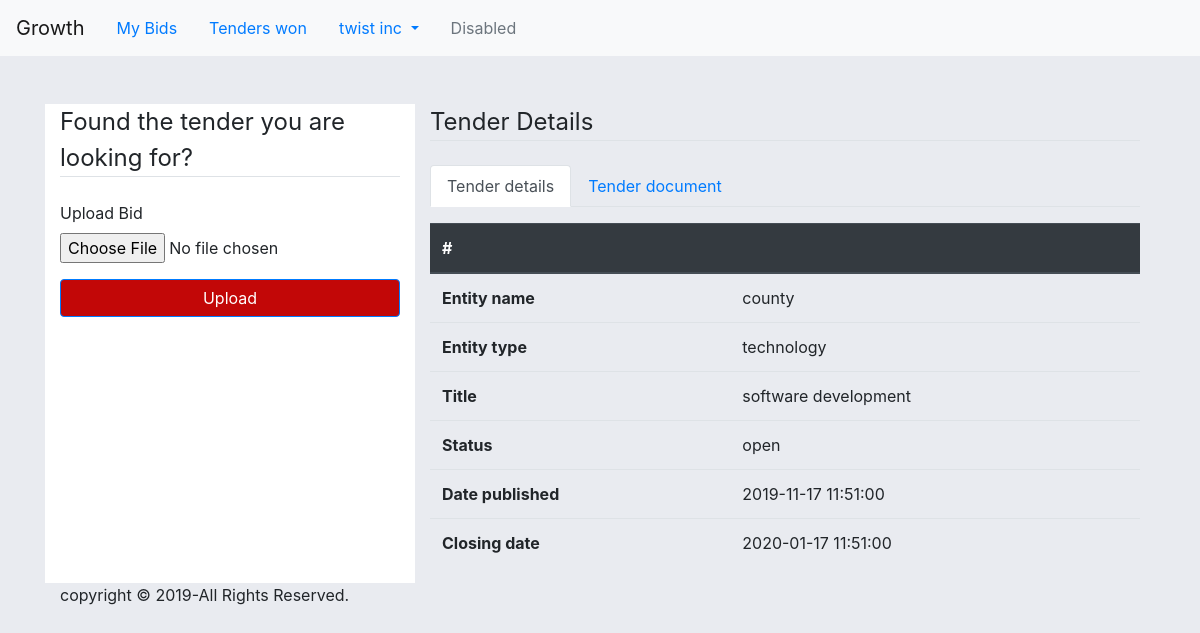
Page /tender/2 (signed in) on the committed database.
### tenderingSystem/model.py (models this page shows, shortened)
class Company(db.Model):
    id = db.Column(db.INTEGER, primary_key=True, autoincrement=True)
    company_name = db.Column(db.String(100), nullable=False, unique=True)
    phone_number = db.Column(db.String(15), nullable=False)
    address = db.Column(db.String(100), nullable=False)
    company_type = db.Column(db.String(50), nullable=True)
    user = db.Column(db.INTEGER, db.ForeignKey("users.id"), nullable=False, unique=True)
    tender_publisher = db.relationship("Tenders", backref="publisher", lazy=True)
    bid_publisher = db.relationship("Bid", backref="bid_publisher", lazy=True)

class Tenders(db.Model):
    id = db.Column(db.INTEGER, primary_key=True, autoincrement=True)
    entity_name = db.Column(db.String(50), nullable=False)
    entity_type = db.Column(db.String(30), nullable=False)
    title = db.Column(db.String(200), nullable=False, unique=True)
    status = db.Column(db.String(8), nullable=False)
    date_published = db.Column(db.DATETIME, default=datetime.utcnow(), nullable=False)
    date_closed = db.Column(db.DATETIME, nullable=False)
    tender_document = db.Column(db.String(100), nullable=False)
    company = db.Column(db.INTEGER, db.ForeignKey("company.id"))
    is_delete = db.Column(db.Boolean, default=False)
    bidTender = db.relationship('Bid', secondary=bidTender, lazy='dynamic',
                                backref=db.backref('tenders', lazy=True))

### tenderingSystem/supplierRoutes.py (the view, shortened to what this page needs)
@app.route('/tender/<int:tender_id>', methods=["GET", "POST"])
@login_required
def tender_document(tender_id):
    form = UploadBidForm()
    company = get_company_information()
    tender = Tenders.query.get(tender_id)
    closing_date = tender.date_closed
    today = datetime.today()
    if request.method == "GET":
        if company:
            return render_template('supplier/tender_document.html', form=form, tender=tender,
                                   company_name=company.company_name)
        else:
            render_template('supplier/tender_document.html', form=form, tender=tender)
    return render_template('supplier/tender_document.html', form=form, tender=tender)

### tenderingSystem/forms.py
class UploadBidForm(FlaskForm):
    bid_document = FileField("Upload Bid", validators=[FileRequired(), FileAllowed(['pdf'])])
    submit = SubmitField("Upload")

### tenderingSystem/helper_functions.py (called while the page is built)
def get_company_information():
    company = Company.query.filter_by(user=current_user.id).first()
    return company

### tenderingSystem/model.py (called while the page is built)
@login_manager.user_loader
def load_user(user_id):
    return Users.query.get(int(user_id))

### tenderingSystem/templates/supplier/tender_document.html (shortened to what this page needs)
{% extends('supplier/layout.html') %}
{% block head %}
    {{ super() }}
{% endblock %}
{% block content %}
    <div class="container-fluid mt-5">
        <div class="row">
            <div class="col-sm-4 ">
                <div class="sidebar">
                    <div class="widget">
                        <div class="background-white p20">
                            <form method="post" action="{{ url_for('tender_document', tender_id=tender.id) }}" enctype="multipart/form-data">
                                <legend class="border-bottom mb-4">Found the tender you are looking for?</legend>
                                <div class="form-group">
                                    {{ form.bid_document.label(class="form-control-label") }}
                                    {% if form.bid_document.errors %}
                                        {{ form.bid_document(class="form-control-file is_invalid") }}
                                        {% for error in form.bid_document.errors %}
                                            <div class="text-danger">
                                                <span>{{ error }}</span>
                                            </div>
                                        {% endfor %}
                                    {% else %}
                                        {{ form.bid_document(class="form-control-file") }}
                                    {% endif %}
                                </div>
                                <div class="form-group">
                                    {{ form.submit(class="btn btn-primary btn-m btn-block", style="background-color: #C20707")}}
                                </div>
                            </form>
                        </div>
                    </div>
                </div>
            </div>
            <div class="col-sm-8 col">
                <div class="sidebar">
                    <div class="widget">
                        <div class="background-white p20">
                            <legend class="border-bottom mb-4">Tender Details</legend>
                        <ul class="nav nav-tabs" id="myTab" role="tablist">
                            <li class="nav-item">
                                <a class="nav-link active" id="home-tab" data-toggle="tab" href="#home" role="tab" aria-controls="home" aria-selected="true">Tender details</a>
                            </li>
                            <li class="nav-item">
                                <a class="nav-link" id="profile-tab" data-toggle="tab" href="#profile" role="tab" aria-controls="profile" aria-selected="false">Tender document</a>
                            </li>
                        </ul>
                        <div class="tab-content" id="myTabContent">
                          <div class="tab-pane fade show active" id="home" role="tabpanel" aria-labelledby="home-tab">
                            <table class="table mt-3">
                              <thead class="thead-dark">
                                <tr>
                                  <th scope="col">#</th>
                                  <th scope="col"></th>
                                </tr>
                              </thead>
                              <tbody>
                                {% if  tender %}
                                    <tr>
                                        <th class="thead-dark" scope="col">Entity name</th>
                                        <td>{{tender.entity_name}}</td>
                                    </tr>
                                     <tr>
                                        <th class="thead-dark" scope="col">Entity type</th>
                                        <td>{{tender.entity_type}}</td>
                                    </tr>
                                     <tr>
                                        <th class="thead-dark" scope="col">Title</th>
                                        <td>{{tender.title}}</td>
                                    </tr>
                                     <tr>
                                        <th class="thead-dark" scope="col">Status</th>
                                        <td>{{tender.status}}</td>
                                    </tr>
                                     <tr>
                                        <th class="thead-dark" scope="col">Date published</th>
                                        <td>{{tender.date_published}}</td>
                                    </tr>
                                     <tr>
                                        <th class="thead-dark" scope="col">Closing date</th>
                                        <td>{{tender.date_closed}}</td>
                                    </tr>
                                {% endif %}
                              </tbody>
                            </table>
                          </div>
                        </div>
                        </div>
                    </div>
                </div>
            </div>
        </div>
        <div class="footer">
                <div class="footer-bottom">
                    <label>copyright &copy 2019-All Rights Reserved.</label>
                </div>
            </div>
        </div>
    </div>
{% endblock %}

### tenderingSystem/templates/supplier/layout.html (shortened to what this page needs)
<!doctype html>
<html lang="en">
  <head>
  {% block head %}
    <link rel="stylesheet" href="https://stackpath.bootstrapcdn.com/bootstrap/4.3.1/css/bootstrap.min.css">
  {% endblock %}
  </head>
  <body>
    <nav class="navbar navbar-expand-lg navbar-light bg-light sticky-top">
      <a class="navbar-brand" href="{{ url_for('supplier_home') }}">Growth</a>
        <ul class="nav justify-content-end">
             <li class="nav-item active">
                <a class="nav-link" href="{{ url_for('my_bids') }}" >My Bids</a>
            </li>
            <li class="nav-item active">
                <a class="nav-link" href="#" >Tenders won</a>
            </li>
            <li class="nav-item dropdown">
                {% if company_name %}
                    <a class="nav-link dropdown-toggle" href="#" id="navbarDropdown" role="button" data-toggle="dropdown" aria-haspopup="true" aria-expanded="false">
                        {{ company_name }}
                    </a>
                {% else %}
                    <a class="nav-link dropdown-toggle" href="#" id="navbarDropdown" role="button" data-toggle="dropdown" aria-haspopup="true" aria-expanded="false">
                      Settings
                    </a>
                {% endif %}
            </li>
            <li class="nav-item">
                <a class="nav-link disabled" href="#" tabindex="-1" aria-disabled="true">Disabled</a>
            </li>
        </ul>
    </nav>
    <div class="container">
        {% block content %}
        {% endblock %}
  </body>
</html>

### tenderingSystem/templates/supplier/tender_document.html (style rules this page uses)
body { background-color: rgb(233, 235, 240); }
.col-sm-4, col-sm-8 { background-color: #fff; }

### rows in the picture
Company: company_name "twist inc"
Tenders: entity_name "county", entity_type "technology", title "software development", status "open", date_published "2019-11-17 11:51:00", date_closed "2020-01-17 11:51:00"
